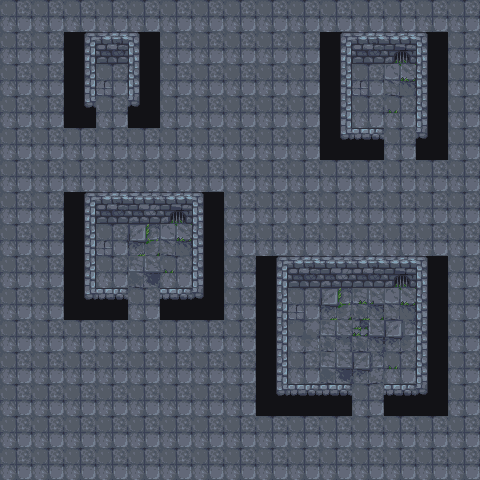

Below is a game level as drawn by its tile map, then a one-line description and the .tmx file that defines it, in full:
An orthogonal 15x15 tile map with 32x32 px tiles, 2 tile layers (Floor, Walls), 1 hidden layer not drawn, 6 tilesets.

<map version="1.11" tiledversion="1.12.2" orientation="orthogonal" renderorder="right-down" width="15" height="15" tilewidth="32" tileheight="32" infinite="0" nextlayerid="9" nextobjectid="113">
 <tileset firstgid="1" source="tilesets/tileset-dungeon.tsx" />
 <tileset firstgid="109" source="tilesets/props-animated.tsx" />
 <tileset firstgid="144" source="tilesets/objects-overlay.tsx" />
 <tileset firstgid="164" source="tilesets/items-animated.tsx" />
 <tileset firstgid="172" source="tilesets/items-static.tsx" />
 <tileset firstgid="181" source="tilesets/props-static.tsx" />
 <layer id="1" name="Floor" width="15" height="15" locked="1">
  <data encoding="csv">
38,38,38,38,38,38,38,38,38,38,38,38,38,38,38,
38,38,38,38,38,38,38,38,38,38,38,38,38,38,38,
38,38,38,38,38,38,38,38,38,38,38,38,38,38,38,
38,38,38,38,38,38,38,38,38,38,38,41,38,38,38,
38,38,38,38,38,38,38,38,38,38,38,38,38,38,38,
38,38,38,38,38,38,38,38,38,38,38,38,38,38,38,
38,38,38,38,38,38,38,38,38,38,38,38,38,38,38,
38,38,38,38,38,38,38,38,38,38,38,38,38,38,38,
38,38,38,38,38,38,38,38,38,38,38,38,26,38,38,
38,38,38,38,38,38,38,38,38,38,38,38,38,38,38,
38,38,38,38,38,38,38,38,38,38,38,38,38,38,38,
38,38,38,38,38,38,38,38,38,38,38,38,38,38,38,
38,38,38,38,38,38,38,38,38,38,38,38,38,38,38,
38,38,38,38,38,38,38,38,38,38,38,38,38,38,38,
38,38,38,38,38,38,38,38,38,38,38,38,38,38,38
</data>
 </layer>
 <layer id="8" name="Walls" width="15" height="15">
  <data encoding="csv">
0,0,0,0,0,0,0,0,0,0,0,0,0,0,0,
0,0,1,2,6,0,0,0,0,0,1,2,5,6,0,
0,0,13,14,18,0,0,0,0,0,13,14,17,18,0,
0,0,49,0,54,0,0,0,0,0,37,38,41,42,0,
0,0,0,0,0,0,0,0,0,0,49,50,0,54,0,
0,0,0,0,0,0,0,0,0,0,0,0,0,0,0,
0,0,1,2,3,5,6,0,0,0,0,0,0,0,0,
0,0,13,14,15,17,18,0,0,0,0,0,0,0,0,
0,0,37,38,39,41,42,0,1,2,3,4,5,6,0,
0,0,49,50,0,53,54,0,13,14,15,16,17,18,0,
0,0,0,0,0,0,0,0,25,26,27,28,29,30,0,
0,0,0,0,0,0,0,0,37,38,39,40,41,42,0,
0,0,0,0,0,0,0,0,49,50,51,0,53,54,0,
0,0,0,0,0,0,0,0,0,0,0,0,0,0,0,
0,0,0,0,0,0,0,0,0,0,0,0,0,0,0
</data>
 </layer>
 <layer id="6" name="Props Layer" width="15" height="15" visible="0" locked="1">
  <data encoding="csv">
0,0,0,0,0,0,0,0,0,0,0,0,0,0,0,
0,0,0,0,0,0,0,0,0,0,0,0,0,0,0,
0,0,0,0,0,0,0,0,0,0,0,0,0,0,0,
0,0,0,0,0,0,0,0,0,0,0,0,0,0,0,
0,0,0,0,0,0,0,0,0,0,0,0,0,0,0,
0,0,0,0,0,0,0,0,0,0,0,0,0,0,0,
0,0,0,0,0,0,0,0,0,0,0,0,0,0,0,
0,0,0,0,0,0,0,0,0,0,0,0,0,0,0,
0,0,0,0,0,0,0,0,0,0,0,0,0,0,0,
0,0,0,0,0,0,0,0,0,0,0,0,0,0,0,
0,0,0,0,0,0,0,0,0,0,0,0,0,0,0,
0,0,0,0,0,0,0,0,0,0,0,0,0,0,0,
0,0,0,0,0,0,0,0,0,0,0,0,0,0,0,
0,0,0,0,0,0,0,0,0,0,0,0,0,0,0,
0,0,0,0,0,0,0,0,0,0,0,0,0,0,0
</data>
 </layer>
 <objectgroup id="7" name="Shadows Layer" visible="0" locked="1" />
 <objectgroup id="4" name="Overlay Layer" visible="0" locked="1" />
 <objectgroup id="5" name="Items Layer" visible="0" locked="1" />
</map>
